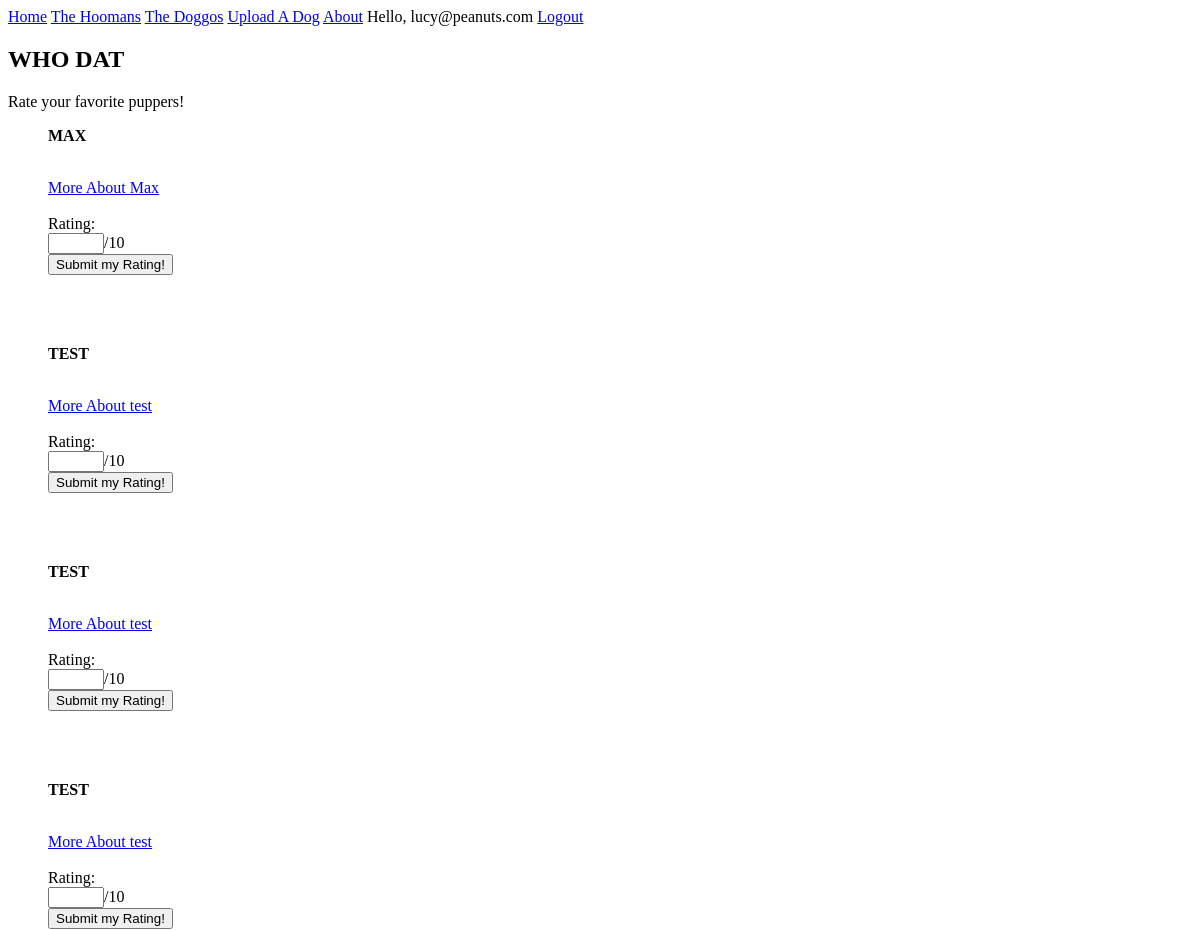
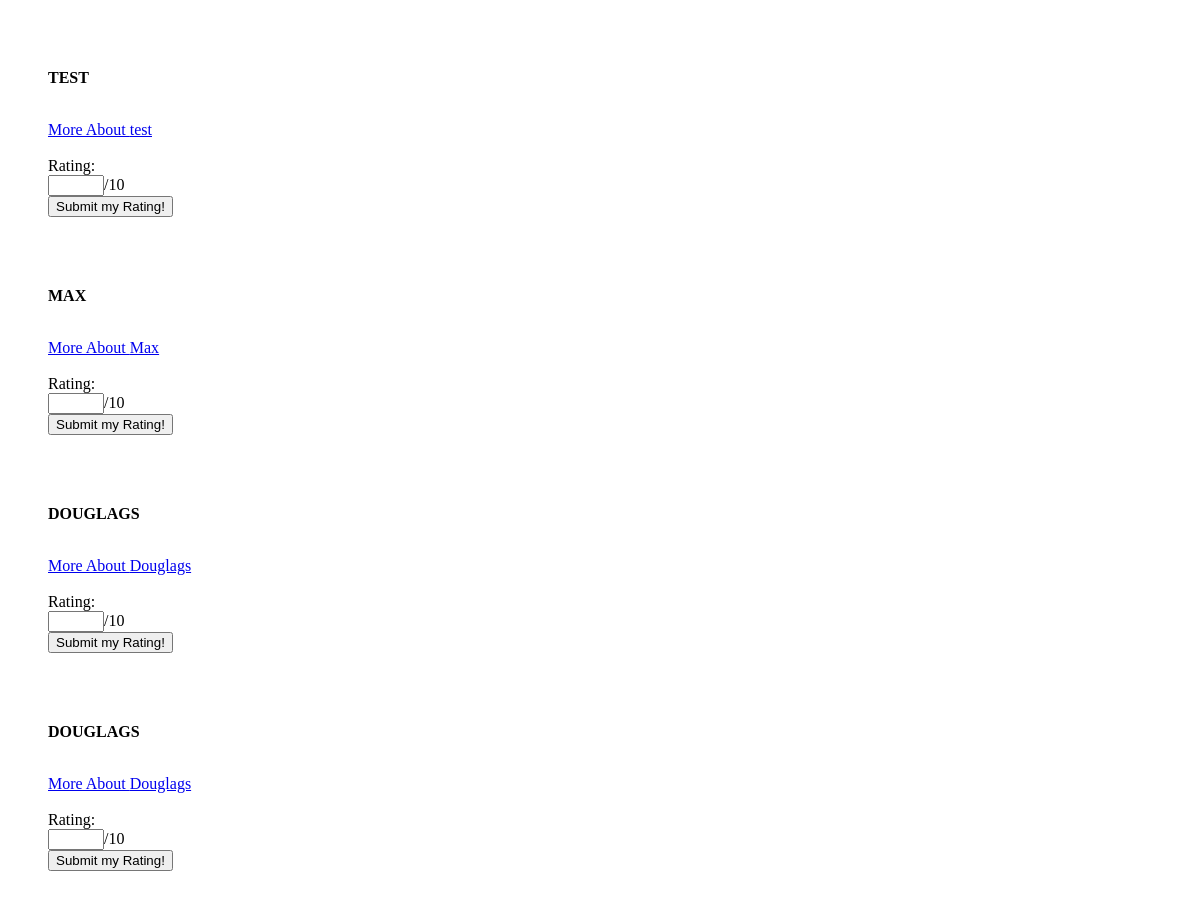
The app's page /doggos/poll-page (signed in), older data (2 pictures, top to bottom).
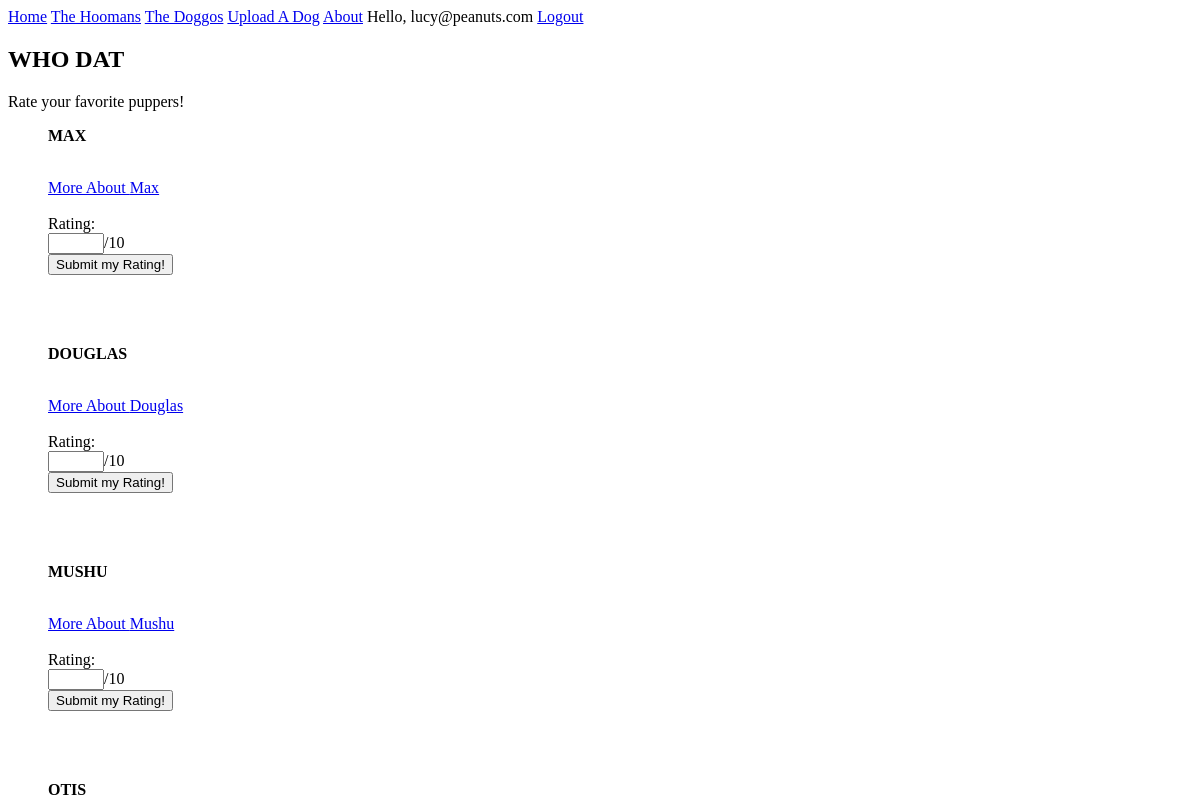
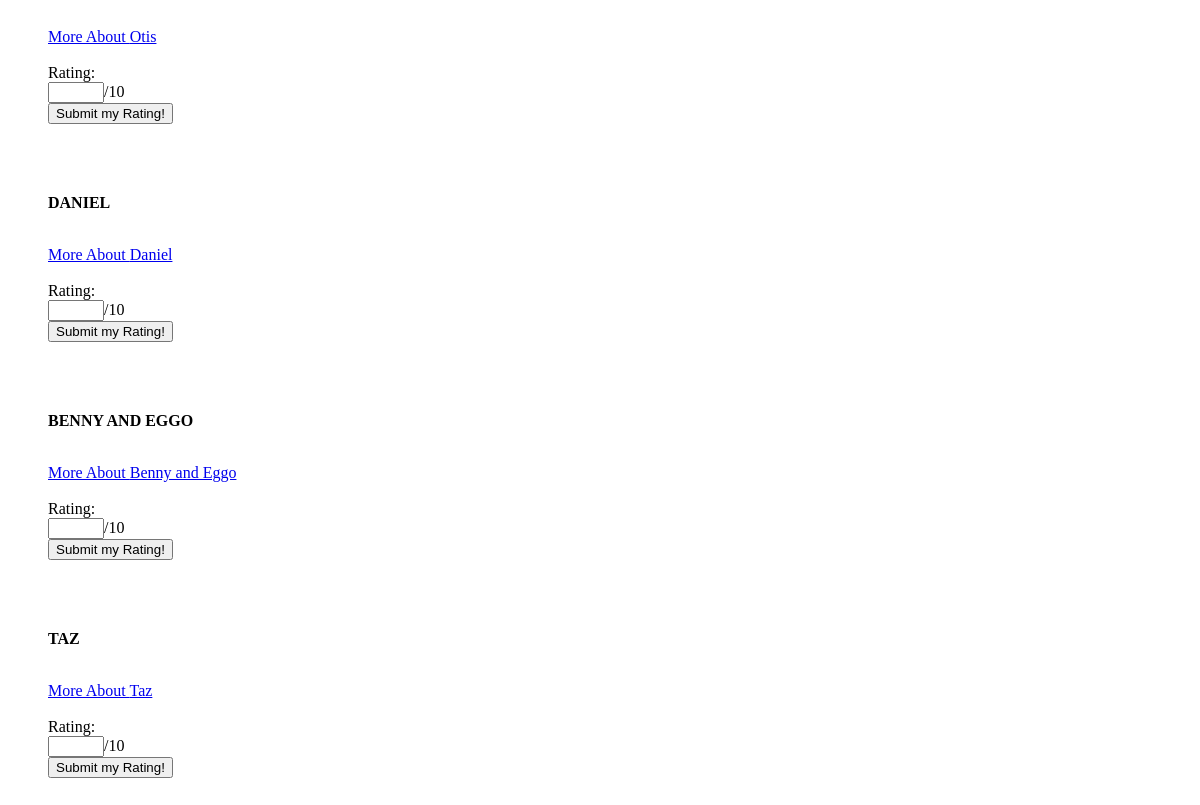
The same page, newer data (2 pictures, top to bottom).
### u_app/models.py (models this page shows)
class Doggo(models.Model):
    name = models.CharField(max_length=200)
    image_url = models.CharField(max_length=500)
    age = models.IntegerField(blank=True)
    description = models.CharField(max_length=500)
    entry_date = models.DateTimeField(auto_now_add=True)
    submitter = models.ForeignKey(MyUser, on_delete=models.CASCADE)
    average_rating = models.IntegerField(default=0)

### u_app/views.py (the view)
# urls.py: path('doggos/poll-page', views.doggo_polling, name='doggo_polls'),
@login_required
def doggo_polling(request):
    dogs = Doggo.objects.all()
    return render(request, 'doggo_poll_template.html', {'dogvars': dogs})

### u_app/templates/doggo_poll_template.html (shortened to what this page needs)
<!DOCTYPE html>
<html>
<head>
</head>
{% extends 'base.html' %}
{% block content %}
<body>
<h2>WHO DAT</h2>
<p>Rate your favorite puppers!</p>
<div>
<ul>
{% for dogvar in dogvars %}
    <p><b>{{ dogvar.name | upper }}</b></p>
    <img src='{{dogvar.image_url}}' alt="" height="300"><br>
    <a href="http://localhost:8000/doggos/{{dogvar.id}}">More About {{ dogvar.name }}</a>
    <br>
    <form method="post" action="{% url 'submit_vote' %}">
            <input type="hidden" id="rated_doggo" name="rated_doggo" value="{{ dogvar.id }}"><br>
            <label for="vote_value">Rating:</label><br>
            <input type="number" id="vote_value" name="vote_value" min="10" max="20">/10<br>
        <button type="submit">Submit my Rating!</button>
    </form>
<br><br><br>
{% endfor %}
</ul>
</body>
{% endblock content %}

Row changes from the older to the newer data that the page shows:
removed Doggo: name "TEST", name "test"
removed Doggo: name "TEST", name "test"
removed Doggo: name "TEST", name "test"
removed Doggo: name "TEST", name "test"
removed Doggo: name "MAX", name "Max"
removed Doggo: name "DOUGLAGS", name "Douglags"
changed Doggo: name "DOUGLAGS" → "DOUGLAS"; name "Douglags" → "Douglas"
added Doggo: name "MUSHU", name "Mushu"
added Doggo: name "OTIS", name "Otis"
added Doggo: name "DANIEL", name "Daniel"
added Doggo: name "BENNY AND EGGO", name "Benny and Eggo"
added Doggo: name "TAZ", name "Taz"
